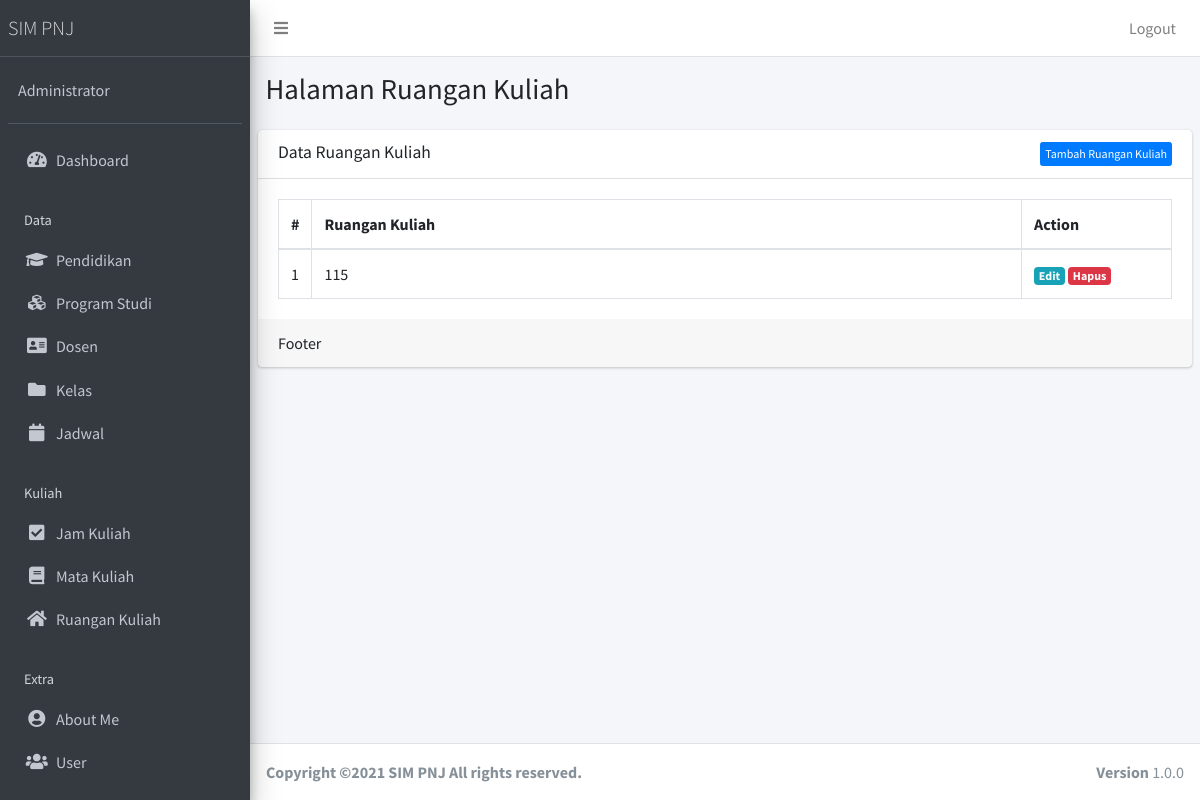
Page /public/ruangan (signed in) on the earlier database version.
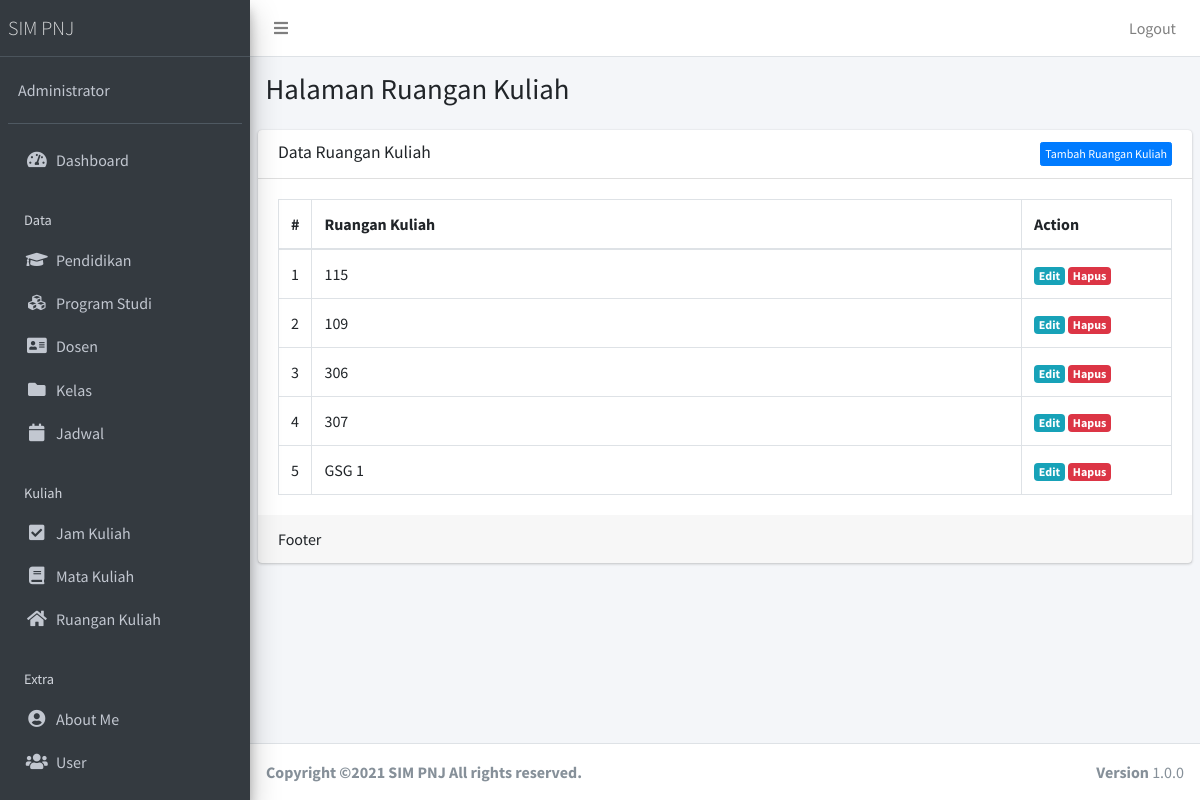
Same page on the later database version.
### tables this page shows
CREATE TABLE `ruangan` (
  `ruangan_id` int(11) NOT NULL,
  `ruangan_nama` varchar(55) NOT NULL
);

### app/core/Controller.php (called while the page is built, shortened)
<?php
class Controller{
	public function view($view, $data = [])
	{
		require_once '../app/views/' . $view . '.php';
	}
	public function model($model)
	{
		return new $model;
	}
}

### app/controllers/Ruangan.php (called while the page is built, shortened)
<?php
class ruangan extends Controller {
	public function index()
	{
		$data['title'] = 'Data Ruangan Kuliah';
		$data['ruangan'] = $this->model('RuanganModel')->getAllRuangan();
		$this->view('ruangan/index', $data);
	}
}

### app/core/App.php (called while the page is built, shortened)
<?php
class App{
	protected $method = 'index';
	protected $params = [];
	public function __construct(){
		$this->controller = new $this->controller;
		call_user_func_array([$this->controller, $this->method], $this->params);
	}
}

### public/index.php (called while the page is built, shortened)
<?php
$app = new App;

### app/core/Database.php (called while the page is built, shortened)
<?php
class Database{
	private $host = DB_HOST;
	private $user = DB_USER;
	private $pass = DB_PASS;
	private $dbnm = DB_NAME;
	private $dbh;
	private $stmt;
	public function __construct()
	{
		$dsn = 'mysql:host='. $this->host .';dbname='. $this->dbnm;
		$option = [
			PDO::ATTR_PERSISTENT => true,
			PDO::ATTR_ERRMODE => PDO::ERRMODE_EXCEPTION
		];
		try{
			$this->dbh = new PDO($dsn,$this->user,$this->pass, $option);
		}catch(PDOException $e){
			die($e->getMessage());
		}
	}
	public function query($query)
	{
		$this->stmt = $this->dbh->prepare($query);
	}
	public function execute()
	{
		$this->stmt->execute();
	}
	public function resultSet()
	{
		$this->execute();
		return $this->stmt->fetchAll(PDO::FETCH_ASSOC);
	}
}

### app/models/RuanganModel.php (called while the page is built, shortened)
<?php
class RuanganModel {
	private $table = 'ruangan';
	private $db;
	public function __construct()
	{
		$this->db = new Database;
	}
	public function getAllRuangan()
	{
		$this->db->query('SELECT * FROM '. $this->table);
		return $this->db->resultSet();
	}
}

### app/views/ruangan/index.php (the view, shortened to what this page needs)
<div class="content-wrapper">
  <section class="content-header">
    <div class="container-fluid">
      <div class="row mb-2">
        <div class="col-sm-6">
          <h1>Halaman Ruangan Kuliah</h1>
        </div>
      </div>
    </div>
  </section>
  <section class="content">
    <div class="card">
      <div class="card-header">
        <h3 class="card-title"><?= $data['title'] ?></h3> <div class="btn-group float-right"><a href="<?= base_url; ?>/ruangan/tambah" class="btn float-right btn-xs btn btn-primary">Tambah Ruangan Kuliah</a></div>
      </div>
      <div class="card-body">
        <table class="table table-bordered">
                <thead>
                  <tr>
                    <th style="width: 10px">#</th>
                    <th>Ruangan Kuliah</th>
                    <th style="width: 150px">Action</th>
                  </tr>
                </thead>
                <tbody>
                <?php $no=1; ?>
                  <?php foreach ($data['ruangan'] as $row) :?>
                  <tr>
                    <td><?= $no; ?></td>
                    <td><?= $row['ruangan_nama'];?></td>
                    <td>
                      <a href="<?= base_url; ?>/ruangan/edit/<?= $row['ruangan_id'] ?>" class="badge badge-info">Edit</a> <a href="<?= base_url; ?>/ruangan/hapus/<?= $row['ruangan_id'] ?>" class="badge badge-danger" onclick="return confirm('Hapus data?');">Hapus</a>
                    </td>
                  </tr>
                  <?php $no++; endforeach; ?>
                </tbody>
              </table>
      </div>
      <div class="card-footer">
        Footer
      </div>
    </div>
  </section>
</div>

Differences in the rows shown:
added ruangan: ruangan_nama "109"
added ruangan: ruangan_nama "306"
added ruangan: ruangan_nama "307"
added ruangan: ruangan_nama "GSG 1"
